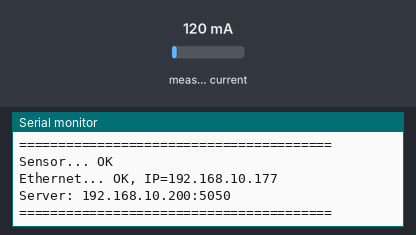
Recording of a sketch running on a simulated Arduino Mega 2560, built with avr-gcc and run on an emulated ATmega2560. Parts: the last lines printed to the serial monitor. The inputs (shaded band) are chosen by the test bench; at power-on: measured current 120 mA. WiFi joins after 1.5 s; servers stay silent unless stated; uploads are accepted with an empty reply.

Above: at 3.8 s.
3.9 s: measured current set to 40 mA
At 3.9 s:
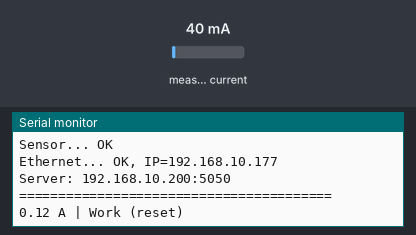
7.3 s: measured current set to 500 mA
At 9.6 s:
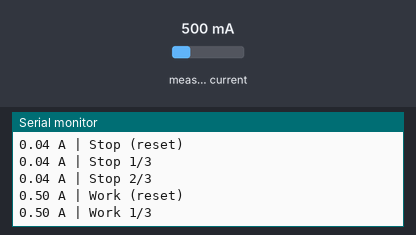
11.3 s: measured current set to 40 mA
At 12.6 s:
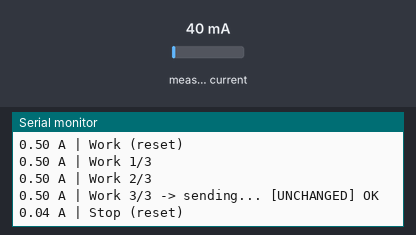
Timing chart, 0 to 14.3 s (numbered marks = the images above; inputs shaded):
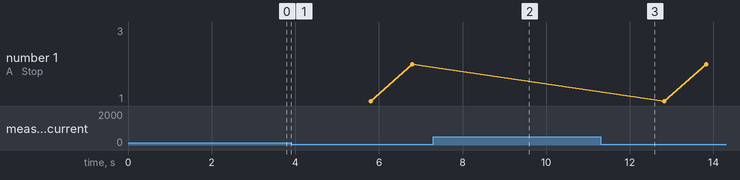

The sketch:

RawDataWorker.ino
```cpp
// RawDataWorker — Arduino current-transformer data collector.
// Publishes machine state (working / idle) to AWM over HTTP.
//
// Board:   Arduino Mega 2560 + Ethernet Shield (W5100)
// Sensor:  SCT-013 current transformer on analog pin A0
// Library: EmonLib

#include <SPI.h>
#include <Ethernet.h>
#include <EmonLib.h>
#include <avr/wdt.h>

// ============================ CONFIG ============================

// --- Network ---
byte mac[] = { 0xDE, 0xAD, 0xBE, 0xEF, 0xFE, 0xED };
IPAddress localIp(192, 168, 10, 177);
IPAddress gateway(192, 168, 10, 1);
IPAddress subnet(255, 255, 255, 0);
IPAddress dns(8, 8, 8, 8);

IPAddress serverIp(192, 168, 10, 200);
const int   serverPort = 5050;
const char* SERVER_ENDPOINT = "/api/Wincc/updateMachineStatus";

// --- Machine identity ---
const char* MACHINE_NAME = "Danobat";

// --- Current transformer ---
const uint8_t CT_ANALOG_PIN  = 0;
const float   CT_CALIBRATION = 4.0f;    // EmonLib calibration coefficient
const int     IRMS_SAMPLES   = 1480;    // Samples per measurement

// --- Thresholds ---
const float MAINS_VOLTAGE_V      = 230.0f; // Nominal voltage for P ≈ U·I
const float CURRENT_THRESHOLD_A  = 0.05f;  // Above → "working"

// --- Timing ---
const unsigned long MEASURE_INTERVAL_MS = 1000;
const unsigned long HTTP_TIMEOUT_MS     = 2000;
const int           NEED_STABLE_READINGS = 3;

// ============================ STATE ============================

EthernetClient client;
EnergyMonitor  emon;

int  stableCount      = 0;
bool lastStableStatus = false;
bool lastSentStatus   = false;
unsigned long lastMeasureTime = 0;

// ============================ HTTP =============================

// Returns true if server replied 200 OK.
bool sendStatus(bool isWorking, float current, float power) {
  char body[160];
  int bodyLen = snprintf(
      body, sizeof(body),
      "{\"machineName\":\"%s\",\"Condition\":%s,\"current\":%.2f,\"power\":%.0f}",
      MACHINE_NAME,
      isWorking ? "true" : "false",
      current, power);

  if (bodyLen <= 0 || bodyLen >= (int)sizeof(body)) {
    Serial.println(F("ERR: payload overflow"));
    return false;
  }

  if (!client.connect(serverIp, serverPort)) {
    Serial.println(F("ERR: connect failed"));
    return false;
  }

  client.print(F("POST "));
  client.print(SERVER_ENDPOINT);
  client.print(F(" HTTP/1.1\r\nHost: "));
  client.print(serverIp);
  client.print(F("\r\nContent-Type: application/json\r\nContent-Length: "));
  client.print(bodyLen);
  client.print(F("\r\nConnection: close\r\n\r\n"));
  client.write((const uint8_t*)body, bodyLen);

  unsigned long deadline = millis() + HTTP_TIMEOUT_MS;
  bool httpOk   = false;
  bool changed  = false;
  char line[128];
  size_t pos = 0;

  while (millis() < deadline) {
    while (client.available()) {
      char c = client.read();
      if (c == '\n') {
        line[pos] = '\0';
        if (strstr(line, "200 OK"))            httpOk  = true;
        if (strstr(line, "\"changed\":true"))  changed = true;
        pos = 0;
      } else if (c != '\r' && pos < sizeof(line) - 1) {
        line[pos++] = c;
      }
    }
    if (!client.connected() && !client.available()) break;
  }

  client.stop();

  if (!httpOk) {
    Serial.println(F("ERR: no 200 OK"));
    return false;
  }
  Serial.print(changed ? F(" [CHANGED]") : F(" [UNCHANGED]"));
  return true;
}

// ============================ SETUP ============================

void setup() {
  wdt_disable();          // avoid reset loop during init
  Serial.begin(9600);
  delay(1000);

  Serial.println(F("========================================"));
  Serial.println(F("===     RAW DATA WORKER (current)    ==="));
  Serial.println(F("========================================"));

  Serial.print(F("Sensor... "));
  emon.current(CT_ANALOG_PIN, CT_CALIBRATION);
  Serial.println(F("OK"));

  Serial.print(F("Ethernet... "));
  Ethernet.begin(mac, localIp, dns, gateway, subnet);
  delay(1500);

  if (Ethernet.localIP() == IPAddress(0, 0, 0, 0)) {
    Serial.println(F("ERROR"));
    while (true) { delay(1000); }
  }
  Serial.print(F("OK, IP="));
  Serial.println(Ethernet.localIP());
  Serial.print(F("Server: "));
  Serial.print(serverIp);
  Serial.print(':');
  Serial.println(serverPort);
  Serial.println(F("========================================"));

  lastMeasureTime = millis();
  wdt_enable(WDTO_8S);
}

// ============================ LOOP =============================

void loop() {
  wdt_reset();
  unsigned long now = millis();

  if (now - lastMeasureTime < MEASURE_INTERVAL_MS) {
    delay(10);
    return;
  }
  lastMeasureTime = now;

  float current  = emon.calcIrms(IRMS_SAMPLES);
  float power    = current * MAINS_VOLTAGE_V;
  bool  isActive = (current > CURRENT_THRESHOLD_A);

  Serial.print(current, 2);
  Serial.print(F(" A | "));
  Serial.print(isActive ? F("Work") : F("Stop"));

  if (isActive == lastStableStatus) {
    stableCount++;

    int shown = stableCount > NEED_STABLE_READINGS
                    ? NEED_STABLE_READINGS
                    : stableCount;
    Serial.print(' ');
    Serial.print(shown);
    Serial.print('/');
    Serial.print(NEED_STABLE_READINGS);

    if (stableCount == NEED_STABLE_READINGS && isActive != lastSentStatus) {
      Serial.print(F(" -> sending..."));
      if (sendStatus(isActive, current, power)) {
        Serial.print(F(" OK"));
        lastSentStatus = isActive;
      } else {
        Serial.print(F(" FAIL"));
      }
    }
  } else {
    stableCount = 0;
    lastStableStatus = isActive;
    Serial.print(F(" (reset)"));
  }

  Serial.println();
}
```

Measured:
- after the input at 7.3 s, the serial monitor: prints a new line after 0.51 s (image 2)
- after the input at 11.3 s, the serial monitor: prints a new line after 0.53 s (image 3)
